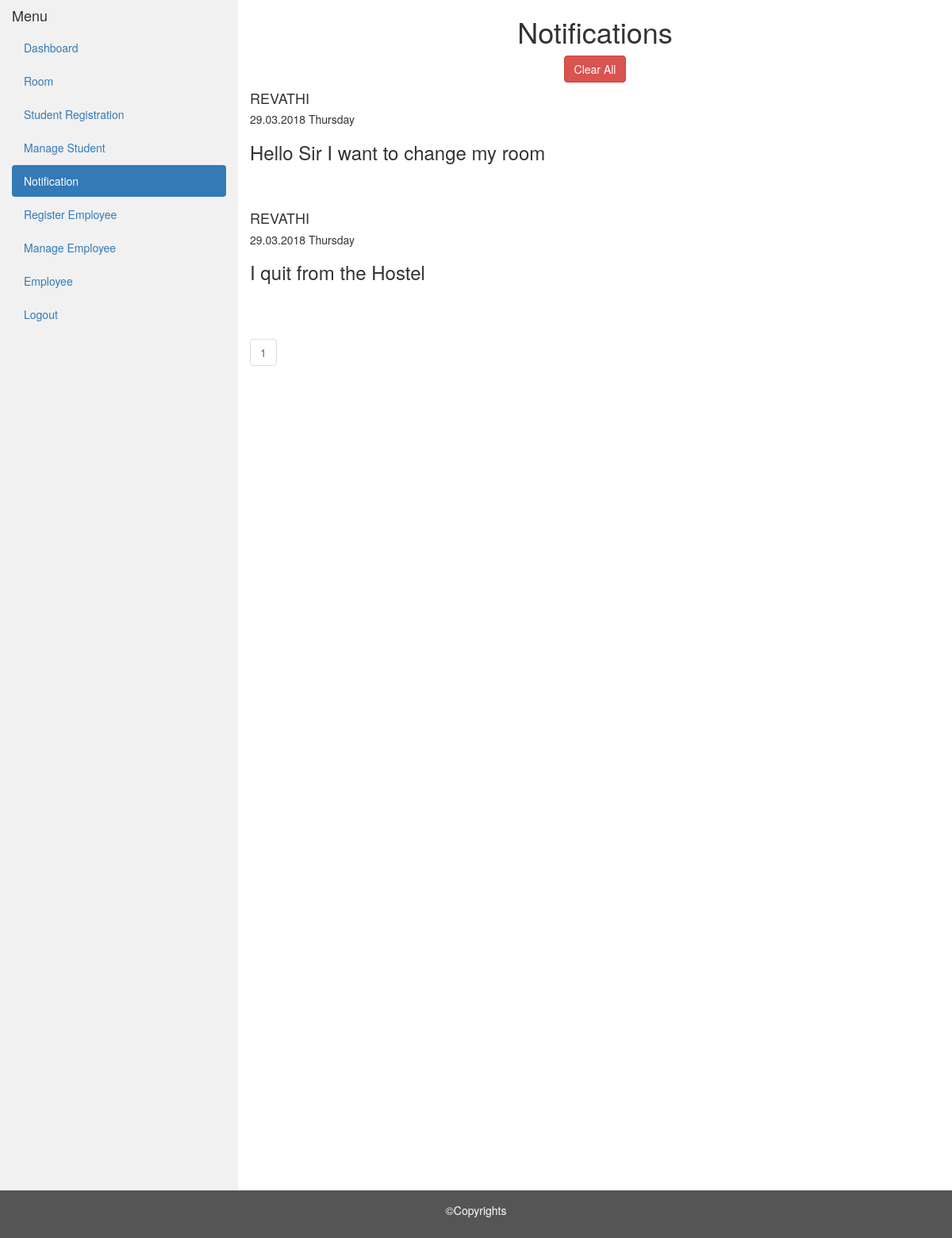
Screenshot of /notif.php (signed in) with the database file from the repository.
### tables this page shows
CREATE TABLE IF NOT EXISTS `Notification` (
  `Name` varchar(20) NOT NULL,
  `Dateofmsg` varchar(20) NOT NULL,
  `Message` text NOT NULL,
  `RegNo` varchar(11) NOT NULL,
  `Email` varchar(20) NOT NULL
);

### notif.php (the view, shortened to what this page needs)
<!DOCTYPE html>
<html lang="en">
<head>
  <link rel="stylesheet" href="https://maxcdn.bootstrapcdn.com/bootstrap/3.3.7/css/bootstrap.min.css">
</head>
<body>
<div class="container-fluid">
  <div class="row content">
    <div class="col-sm-3 sidenav">
      <h4>Menu</h4>
      <ul class="nav nav-pills nav-stacked">
        <li><a href="dash.php">Dashboard</a></li>
        <li><a href="room.php">Room</a></li>
        <li><a href="register.php">Student Registration</a></li>
        <li><a href="managestudent.php">Manage Student</a></li>
        <li class="active"><a href="notif.php">Notification</a></li>
        <li><a href="addemp.php">Register Employee</a></li>
        <li><a href="manageemployee.php">Manage Employee</a></li>
        <li><a href="employee.php">Employee</a></li>
        <li><a href="logout.php">Logout</a></li>
      </ul><br>
    </div>
    <div class="col-sm-9">
      <center><h1>Notifications</h1></center>
      <form method="POST">
        <center><input type="submit" name="dnobtn" value="Clear All" class="btn btn-danger"></center>
      </form>
      <?php
        $results_per_page=10;
        $sql="SELECT * FROM Notification";
        $result=mysql_query($sql);
        $no_of_results=mysql_num_rows($result);
        $no_of_page=ceil($no_of_results/$results_per_page);
        if (!isset($_GET['page'])) {
          $page=1;
        }
        else
        {
          $page=$_GET['page'];
        }
         $this_page_first_result=($page-1)*10;
         $sqls="SELECT * FROM Notification LIMIT ".$this_page_first_result.','.$results_per_page;
         $result=mysql_query($sqls);
         while ($row=mysql_fetch_array($result)) {
        ?>
          <div class="row">
            <div class="col-sm-7">
              <?php
                echo "<h4>".strtoupper($row['Name'])."</h4>";
                echo "<h5>".$row['Dateofmsg']."</h5>";
                echo "<h3>".$row['Message']."</h3>";
              ?>
              <?php echo "<br><br>"; ?>
            </div>
          </div>
          <?php
         }
        for ($page=1; $page<=$no_of_page ; $page++) {
         ?>
         <ul class="pagination"><?php
          echo '<li><a href="notif.php?page='. $page.'">'.$page.'</a></li>';
          ?>
        </ul>
        <?php
        }
      ?>
    </div>
  </div>
</div>
<footer class="container-fluid">
  <center><p>&copy;Copyrights</p></center>
</footer>
</body>
</html>

### notif.php (style rules this page uses)
.row.content { height: 1500px }
.sidenav { background-color: #f1f1f1; height: 100%; }
footer { background-color: #555; color: white; padding: 15px; }

### rows the page displays
notification: Name "REVATHI", Dateofmsg "29.03.2018 Thursday", Message "Hello Sir I want to change my room"
notification: Name "REVATHI", Dateofmsg "29.03.2018 Thursday", Message "I quit from the Hostel"
